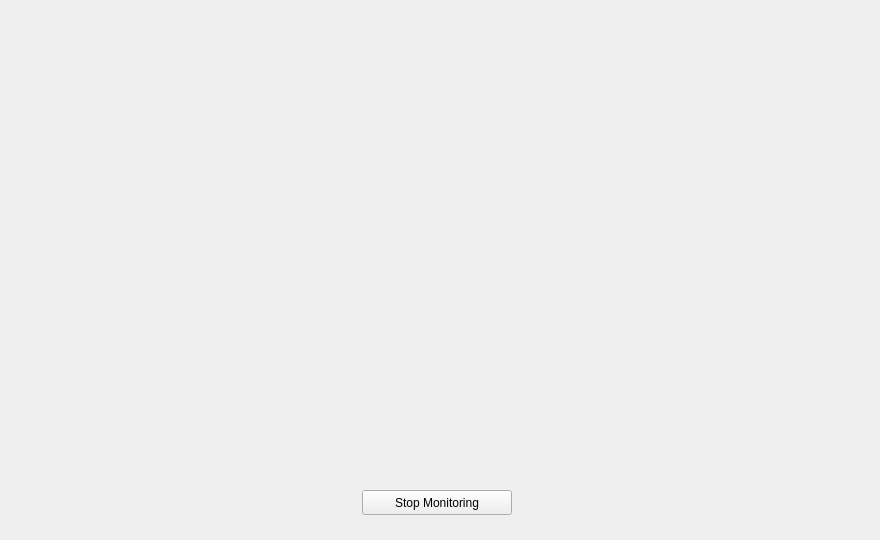
<?xml version="1.0" encoding="UTF-8"?>
<ui version="4.0">
 <class>MainWindow</class>
 <widget class="QMainWindow" name="MainWindow">
  <property name="geometry">
   <rect>
    <x>0</x>
    <y>0</y>
    <width>880</width>
    <height>540</height>
   </rect>
  </property>
  <property name="minimumSize">
   <size>
    <width>880</width>
    <height>540</height>
   </size>
  </property>
  <property name="maximumSize">
   <size>
    <width>880</width>
    <height>540</height>
   </size>
  </property>
  <property name="windowTitle">
   <string>Weapon Detection</string>
  </property>
  <widget class="QWidget" name="centralwidget">
   <widget class="QLabel" name="label_detection">
    <property name="geometry">
     <rect>
      <x>10</x>
      <y>20</y>
      <width>851</width>
      <height>461</height>
     </rect>
    </property>
    <property name="text">
     <string/>
    </property>
   </widget>
   <widget class="QPushButton" name="stop_detection_button">
    <property name="geometry">
     <rect>
      <x>362</x>
      <y>490</y>
      <width>150</width>
      <height>25</height>
     </rect>
    </property>
    <property name="text">
     <string>Stop Monitoring</string>
    </property>
   </widget>
  </widget>
 </widget>
 <resources/>
 <connections/>
</ui>
